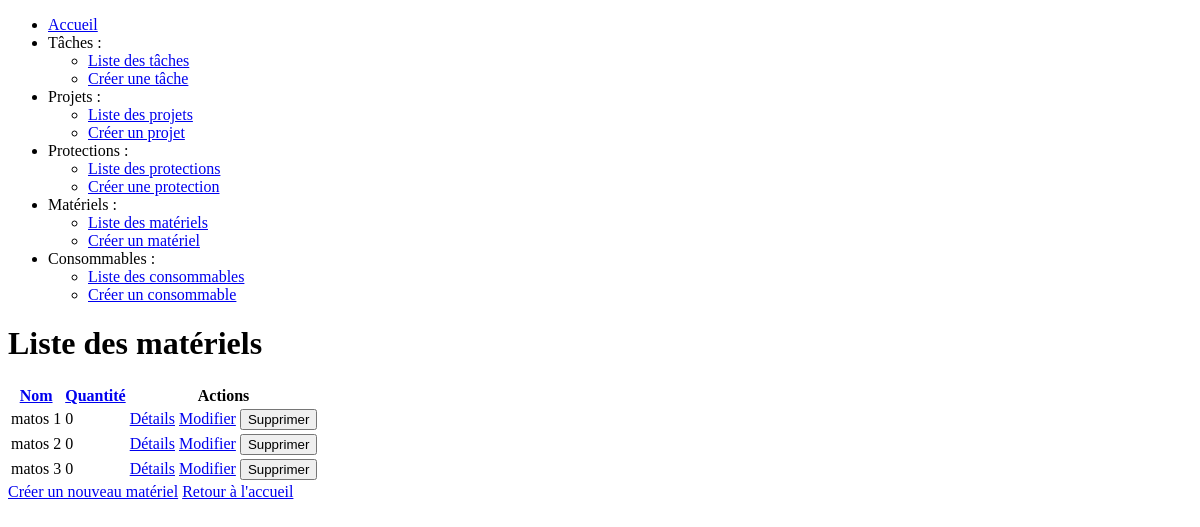
Before: /materials/list with the older database file.
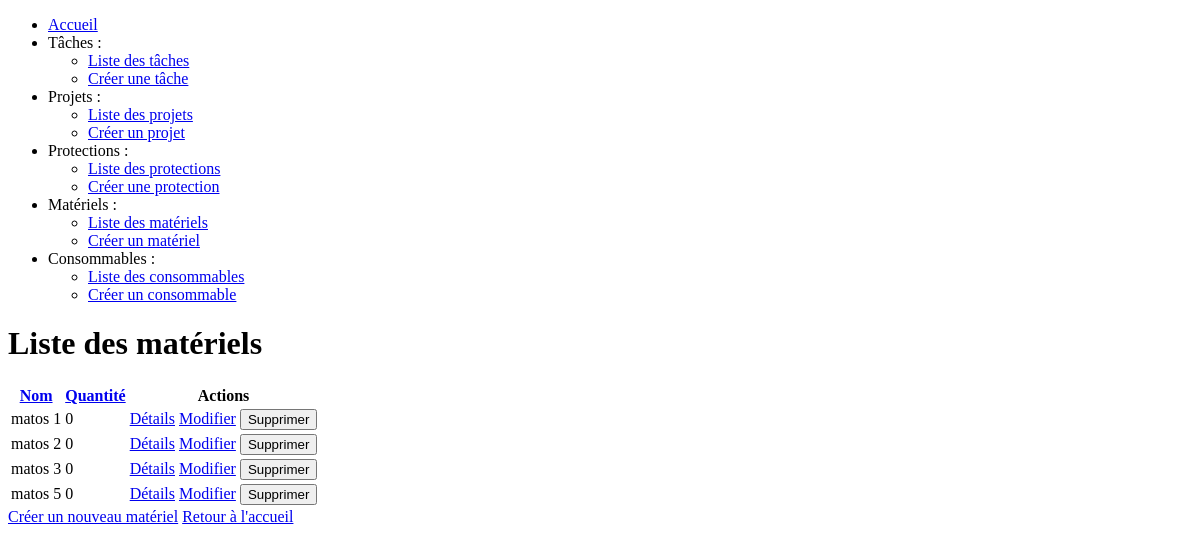
After: the same page with the newer database file.
### models.py (models this page shows, shortened)
class Material(db.Model):
    id = db.Column(db.Integer, primary_key=True)
    name = db.Column(db.String(100), nullable=False)
    quantity = db.Column(db.Integer, nullable=True, default=0)
    tasks = db.relationship('Task', secondary=task_material_association, back_populates='materials')
    projects = db.relationship('Project', secondary=project_material_association, back_populates='materials')

### routes.py (the view)
@app.route('/materials/list', methods=['GET'])
def list_materials():
    sort_by = request.args.get('sort_by', 'name')
    direction = request.args.get('direction', 'asc')
    try:
        materials = Material.query.order_by(getattr(Material, sort_by).desc() if direction == 'desc' else getattr(Material, sort_by).asc()).all()
    except AttributeError:
        materials = Material.query.order_by(Material.name.asc()).all()
    return render_template('materials/list.html', materials=materials, sort_by=sort_by, direction=direction)

### templates/materials/list.html (shortened to what this page needs)
<!DOCTYPE html>
<html lang="en">
<head>
    <link rel="stylesheet" href="/static/main.js">
</head>
<body>
        <nav>
    <ul>
        <li><a href="/">Accueil</a></li>
        <li>Tâches :</li>
        <ul>
            <li><a href="/tasks/list">Liste des tâches</a></li>
            <li><a href="/tasks/create">Créer une tâche</a></li>
        </ul>
        <li>Projets :</li>
        <ul>
            <li><a href="/projects/list">Liste des projets</a></li>
            <li><a href="/projects/create">Créer un projet</a></li>
        </ul>
        <li>Protections :</li>
        <ul>
            <li><a href="/protections/list">Liste des protections</a></li>
            <li><a href="/protections/create">Créer une protection</a></li>
        </ul>
        <li>Matériels :</li>
        <ul>
            <li><a href="/materials/list">Liste des matériels</a></li>
            <li><a href="/materials/create">Créer un matériel</a></li>
        </ul>
        <li>Consommables :</li>
        <ul>
            <li><a href="/consumables/list">Liste des consommables</a></li>
            <li><a href="/consumables/create">Créer un consommable</a></li>
        </ul>
    </ul>
</nav>
    <div class="container">
        <h1>Liste des matériels</h1>
        <table>
            <thead>
                <tr>
                    <th><a href="?sort_by=name&direction={{ 'desc' if sort_by == 'name' and direction == 'asc' else 'asc' }}">Nom</a></th>
                    <th><a href="?sort_by=quantity&direction={{ 'desc' if sort_by == 'quantity' and direction == 'asc' else 'asc' }}">Quantité</a></th>
                    <th>Actions</th>
                </tr>
            </thead>
            <tbody>
                {% for material in materials %}
                <tr>
                    <td>{{ material.name }}</td>
                    <td>{{ material.quantity }}</td>
                    <td>
                        <a href="/materials/{{ material.id }}/details">Détails</a>
                        <a href="/materials/{{ material.id }}/edit">Modifier</a>
                        <form action="{{ url_for('delete_material', id=material.id) }}" method="post" style="display:inline;">
                            <button type="submit">Supprimer</button>
                        </form>
                    </td>
                </tr>
                {% endfor %}
            </tbody>
        </table>
        <a href="/materials/create">Créer un nouveau matériel</a>
        <a href="/">Retour à l'accueil</a>
    </div>
</body>
</html>

Changed rows visible on the page:
added Material: name "matos 5", quantity "0"
